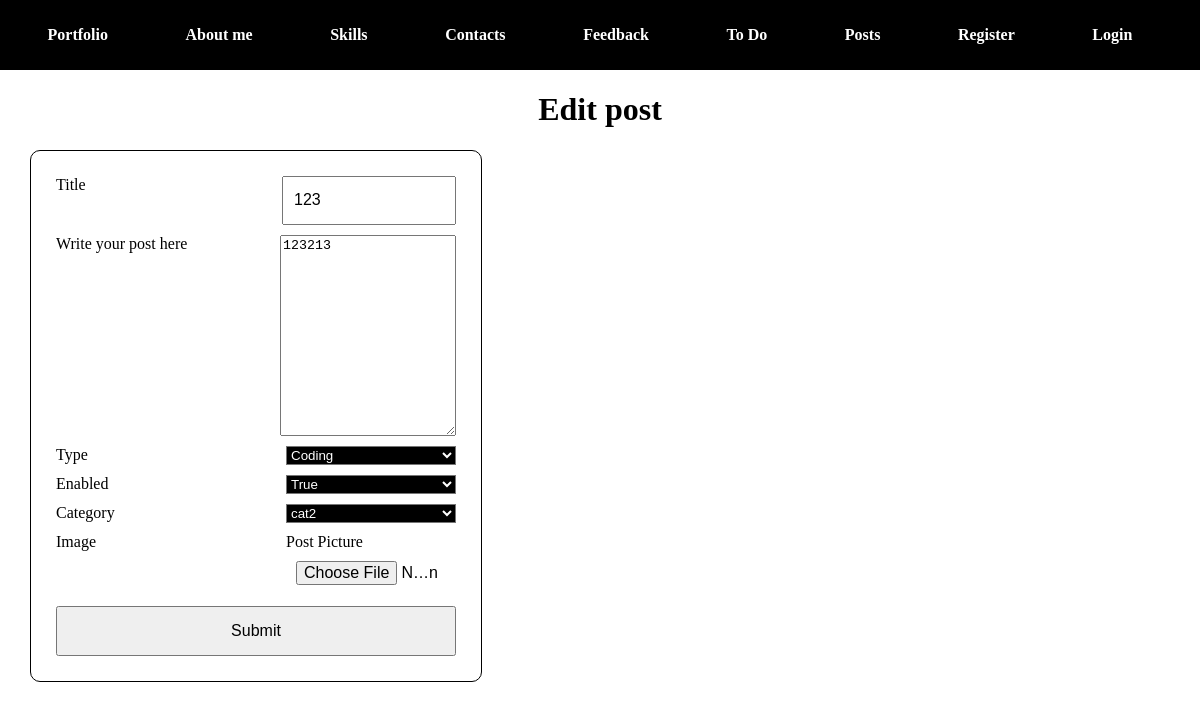
Page /post/1/edit on the committed database.
### app/post/models.py (models this page shows, shortened)
class Post(db.Model):
    id = db.Column(db.Integer, primary_key=True)
    title = db.Column(db.String)
    text = db.Column(db.String)
    image = db.Column(db.String, default='default.png')
    created = db.Column(db.TIMESTAMP, default=datetime.now)
    type = db.Column(Enum('news', 'publication', 'coding', 'other'), default='news')
    enabled = db.Column(db.Boolean, default=True)
    category_id = db.Column(db.Integer, db.ForeignKey('category.id'))
    user_id = db.Column(db.Integer, db.ForeignKey('user.id'))
    category = db.relationship('Category', backref=db.backref('posts', uselist=False))

### app/post/views.py (the view)
@post_blueprint.route('/post/<int:post_id>/edit', methods=['GET', 'POST'])
def edit_post(post_id):
    post = Post.query.get_or_404(post_id)
    form = EditPostForm()
    form.category.choices = [(category.id, category.name) for category in Category.query.all()]
    print('1')
    if form.validate_on_submit():
        print('2')
        if form.image.data:
            post.image = save_picture(form.image.data)
        try:
            post.title = form.title.data
            post.text = form.text.data
            post.type = form.type.data
            post.enabled = bool(form.enabled.data)
            post.category = Category.query.get(form.category.data)
            db.session.commit()
            flash('Post has been updated!', 'success')
        except Exception as e:
            db.session.rollback()
            flash(f"Failed to update! Error: {str(e)}", category="danger")
        return redirect(url_for('post.view_post', post_id=post.id))
    elif request.method == 'GET':
        form.title.data = post.title
        form.text.data = post.text
        form.type.data =  post.type
        form.enabled.data = post.enabled
        form.category.data = post.category_id
    return render_template('edit_post.html', post=post, form=form)

### app/post/forms.py
class EditPostForm(FlaskForm):
    title = StringField(label="Title")
    text = TextAreaField(label="Write your post here", render_kw={"rows": 13, "cols": 11},)
    image = FileField(
        "Post Picture",
        validators=[FileAllowed(["jpg", "png"], message="This file is not allowed")],
    )
    type = SelectField("Type", choices=type_choices)
    enabled = SelectField("Enabled", choices=enabled_choices)
    category = SelectField('Category')
    submit = SubmitField("Submit")

### app/post/templates/post/edit_post.html (shortened to what this page needs)
{% extends "base.html" %}
{% from "_formhelpers.html" import render_field %}
{% block body %}
<div id="edit_post_section" style="text-align: center;">
    <h1 class="title">Edit post</h1>
</div>
<div style="max-width: 60%;">
    <div>
        <form method="post" action="{{ url_for('post.edit_post', post_id=post.id) }}" novalidate enctype="multipart/form-data">
                {{ render_field(form.title)}}
                {{ render_field(form.text)}}
                {{ render_field(form.type)}}
                {{ render_field(form.enabled)}}
                {{ render_field(form.category)}}
                <div>
                    <label for="picture">Image</label>
                    <div>
                        <label for="picture" id="custom-file-label">{{ form.image.label }}</label>
                        {{ render_field(form.image, show_label=false, show_errors=false, id='picture') }}
                    </div>
                </div>
            {{ form.submit(class="btn-round btn btn-primary btn-lg") }}
        </form>
    </div>
</div>
{% endblock %}

### app/templates/_formhelpers.html (shortened to what this page needs)
{% macro render_field(field, show_label=true, show_errors=true, id='') %}
  <div>
    {% if show_label %}
    <label for="{{ field.id }}">{{ field.label }}</label>
    {% endif %}
    {% set error_class = ' is-invalid' if field.errors else '' %}
    {% set placeholder_value = 'Incorrect input' if field.errors else field.label.text %}
    {% if field.type == 'SelectField' %}
      {{ field(class_="form-control" ~ error_class, id=id, style="background-color: #000; color: white;")|safe }}
    {% else %}
      {{ field(class="form-control" ~ error_class, placeholder=placeholder_value, id=id)|safe }}
    {% endif %}
  </div>
{% endmacro %}

### app/static/css/style.css (style rules this page uses)
body { margin: 0; height: 100vh; display: flex; flex-direction: column; }
body { margin: 0; }
input { height: 25px; width: 150px; padding: 10px; font-size: 16px; }
input[type="submit"] { height: 50px; width: 100%; }
form { max-width: 400px; display: flex; flex-direction: column; gap: 10px; width: 100%; padding: 25px; border: 1px solid #000; border-radius: 10px; margin-left: 30px; }
form > div { display: flex; justify-content: space-between; }
textarea { width: 170px; }
select { width: 170px; }

### rows in the picture
Post: title "123", text "123213", type "Coding", enabled "True", category "cat2"

### other values in the picture
{{ name }} "About me" "Skills" "Contacts" "Feedback" "To Do" "Posts" "Register" "Login"
{{ field.label }} "Title Write your post here Type Enabled Category"
